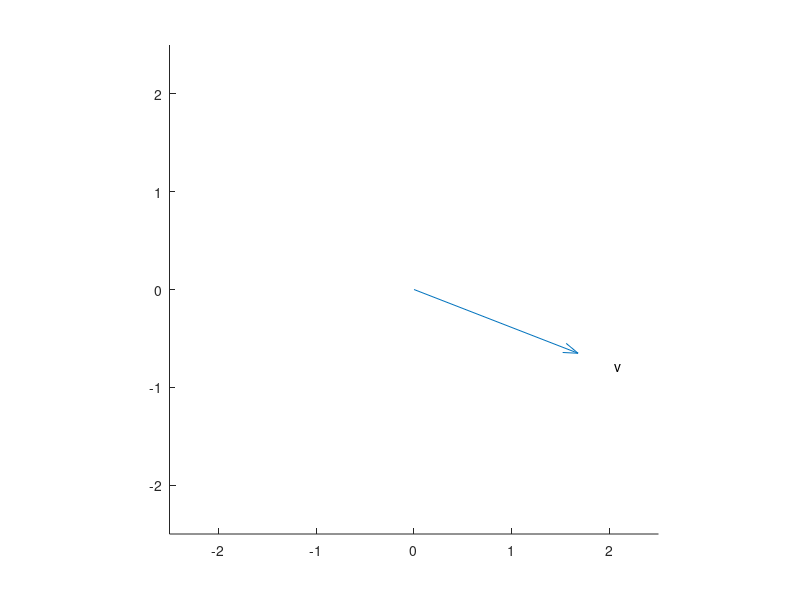

MATLAB code to generate this figure: (Note: this script raises an error after producing the figure.)
clc; close all; clear;

v = rand(2,1) * 2 - 1;

v /= norm(v, 2);
v *= 2; % vector de norma euclidiana 2

figure(1);

axis([-2.5, 2.5, -2.5, 2.5], "square"); hold on;

quiver(0, 0, v(1), v(2), 'MaxHeadSize', 0.05); hold on;
text(1.1 * v(1), 1.1 * v(2), 'v');
plot_circle(norm(v), 0, 2*pi);

angle = rand() * 2 * pi;
G = [cos(angle), - sin(angle); sin(angle), cos(angle)];

v_arg = arg([1, i] * v);

v = G * v;

if v_arg < 0
  v_arg += 2*pi;
endif

plot_circle(norm(v) / 5, v_arg, mod(v_arg + angle, 2 * pi));

quiver(0, 0, v(1), v(2), 'MaxHeadSize', 0.05); hold on;
text(1.1 * v(1), 1.1 * v(2), 'Gv');
text(2, 2, ['angle = ', num2str(round(angle / pi * 180)), ' degrees']);
text(2, -1.7, 'G = ');
text(2, -2, [num2str(G)]);